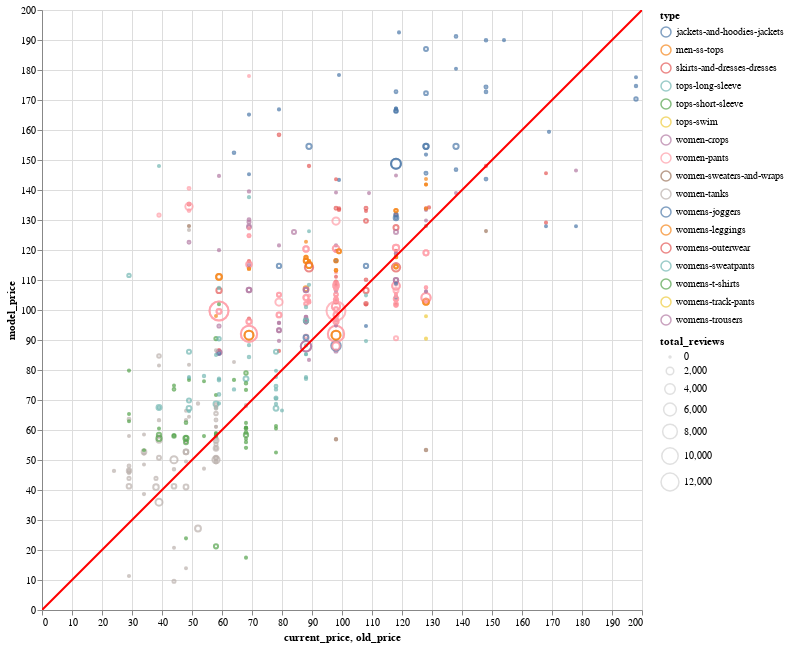

The notebook cell this image was saved under:
### Code cell
brush = alt.selection(type='interval')

line = pd.DataFrame({
    'old_price': [0, 200],
    'model_price':  [0, 200],
})

line_plot = alt.Chart(line).mark_line(color= 'red').encode(
    x= 'old_price',
    y= 'model_price',
)

points = alt.Chart(df_w_model_price).mark_point().encode(
    x= alt.X('current_price', scale=alt.Scale(domain=(0, 200))),
    y= alt.Y('model_price', scale=alt.Scale(domain=(0, 200))),
    color=alt.condition(brush, 'type', alt.value('lightgray')),
    size='total_reviews',
    tooltip=['product_name', 'current_price', 'old_price', 'type', 'model_price', 'avg_rating', 'material_clean_list']
).add_selection(
    brush
).properties(
    width=600,
    height=600
).interactive()

points + line_plot

### Figure 1 — Vega-Lite specification as saved in the notebook (floating-point values rounded to 4 significant figures; data arrays with more than 128 entries replaced by an {"elided": "..."} marker saying what was removed)
{"config": {"view": {"continuousWidth": 400, "continuousHeight": 300}}, "layer": [{"data": {"name": "data-82de21d8356357e6024d266f7e55a622"}, "mark": "point", "encoding": {"color": {"condition": {"type": "nominal", "field": "type", "selection": "selector003"}, "value": "lightgray"}, "size": {"type": "quantitative", "field": "total_reviews"}, "tooltip": [{"type": "nominal", "field": "product_name"}, {"type": "quantitative", "field": "current_price"}, {"type": "quantitative", "field": "old_price"}, {"type": "nominal", "field": "type"}, {"type": "quantitative", "field": "model_price"}, {"type": "quantitative", "field": "avg_rating"}, {"type": "nominal", "field": "material_clean_list"}], "x": {"type": "quantitative", "field": "current_price", "scale": {"domain": [0, 200]}}, "y": {"type": "quantitative", "field": "model_price", "scale": {"domain": [0, 200]}}}, "height": 600, "selection": {"selector003": {"type": "interval"}, "selector004": {"type": "interval", "bind": "scales", "encodings": ["x", "y"]}}, "width": 600}, {"data": {"name": "data-27db5b7fefffd0655c780fcbd3644a3c"}, "mark": {"type": "line", "color": "red"}, "encoding": {"x": {"type": "quantitative", "field": "old_price"}, "y": {"type": "quantitative", "field": "model_price"}}}], "$schema": "https://vega.github.io/schema/vega-lite/v4.8.1.json", "datasets": {"data-82de21d8356357e6024d266f7e55a622": {"elided": "474 records"}, "data-27db5b7fefffd0655c780fcbd3644a3c": [{"old_price": 0, "model_price": 0}, {"old_price": 200, "model_price": 200}]}}
